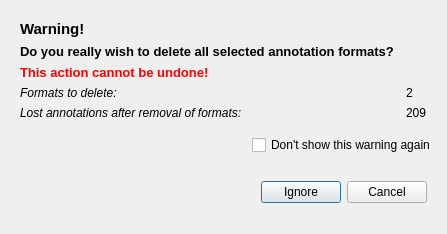
<?xml version="1.0" encoding="UTF-8"?>
<ui version="4.0">
 <class>AnnotationFormatRemoveDialog</class>
 <widget class="QDialog" name="AnnotationFormatRemoveDialog">
  <property name="geometry">
   <rect>
    <x>0</x>
    <y>0</y>
    <width>443</width>
    <height>234</height>
   </rect>
  </property>
  <property name="windowTitle">
   <string>Dialog</string>
  </property>
  <layout class="QGridLayout" name="gridLayout">
   <item row="1" column="0" alignment="Qt::AlignRight">
    <widget class="QCheckBox" name="checkBox_showagain">
     <property name="text">
      <string>Don't show this warning again</string>
     </property>
    </widget>
   </item>
   <item row="0" column="0" alignment="Qt::AlignTop">
    <widget class="QWidget" name="widget" native="true">
     <layout class="QGridLayout" name="gridLayout_2">
      <item row="0" column="0" rowspan="2" colspan="3">
       <widget class="QLabel" name="label_warning">
        <property name="font">
         <font>
          <pointsize>11</pointsize>
          <bold>true</bold>
         </font>
        </property>
        <property name="text">
         <string>Warning!</string>
        </property>
       </widget>
      </item>
      <item row="4" column="0" colspan="2">
       <widget class="QLabel" name="label_cannotbeundone">
        <property name="font">
         <font>
          <pointsize>10</pointsize>
          <bold>true</bold>
         </font>
        </property>
        <property name="styleSheet">
         <string notr="true">QLabel{color: red}</string>
        </property>
        <property name="text">
         <string>This action cannot be undone! </string>
        </property>
       </widget>
      </item>
      <item row="2" column="0">
       <widget class="QLabel" name="label_subheader">
        <property name="font">
         <font>
          <pointsize>10</pointsize>
          <bold>true</bold>
         </font>
        </property>
        <property name="text">
         <string>Do you really wish to delete all selected annotation formats?</string>
        </property>
       </widget>
      </item>
      <item row="7" column="0" colspan="2">
       <widget class="QLabel" name="label_annotlost">
        <property name="font">
         <font>
          <italic>true</italic>
         </font>
        </property>
        <property name="text">
         <string>Lost annotations after removal of formats:</string>
        </property>
       </widget>
      </item>
      <item row="6" column="0">
       <widget class="QLabel" name="label_formatsdelete">
        <property name="font">
         <font>
          <italic>true</italic>
         </font>
        </property>
        <property name="text">
         <string>Formats to delete:</string>
        </property>
       </widget>
      </item>
      <item row="7" column="2">
       <widget class="QLabel" name="label_contentannotlost">
        <property name="text">
         <string>209</string>
        </property>
       </widget>
      </item>
      <item row="6" column="2">
       <widget class="QLabel" name="label_contentformatdelete">
        <property name="text">
         <string>2</string>
        </property>
       </widget>
      </item>
     </layout>
    </widget>
   </item>
   <item row="2" column="0" alignment="Qt::AlignRight">
    <widget class="QWidget" name="horizontalWidget" native="true">
     <layout class="QHBoxLayout" name="horizontalLayout">
      <item>
       <widget class="QPushButton" name="btn_ignore">
        <property name="text">
         <string>Ignore</string>
        </property>
       </widget>
      </item>
      <item>
       <widget class="QPushButton" name="btn_cancel">
        <property name="text">
         <string>Cancel</string>
        </property>
       </widget>
      </item>
     </layout>
    </widget>
   </item>
  </layout>
 </widget>
 <resources/>
 <connections>
  <connection>
   <sender>btn_ignore</sender>
   <signal>clicked()</signal>
   <receiver>AnnotationFormatRemoveDialog</receiver>
   <slot>accept()</slot>
   <hints>
    <hint type="sourcelabel">
     <x>301</x>
     <y>190</y>
    </hint>
    <hint type="destinationlabel">
     <x>151</x>
     <y>188</y>
    </hint>
   </hints>
  </connection>
  <connection>
   <sender>btn_cancel</sender>
   <signal>clicked()</signal>
   <receiver>AnnotationFormatRemoveDialog</receiver>
   <slot>reject()</slot>
   <hints>
    <hint type="sourcelabel">
     <x>378</x>
     <y>199</y>
    </hint>
    <hint type="destinationlabel">
     <x>201</x>
     <y>211</y>
    </hint>
   </hints>
  </connection>
 </connections>
</ui>
